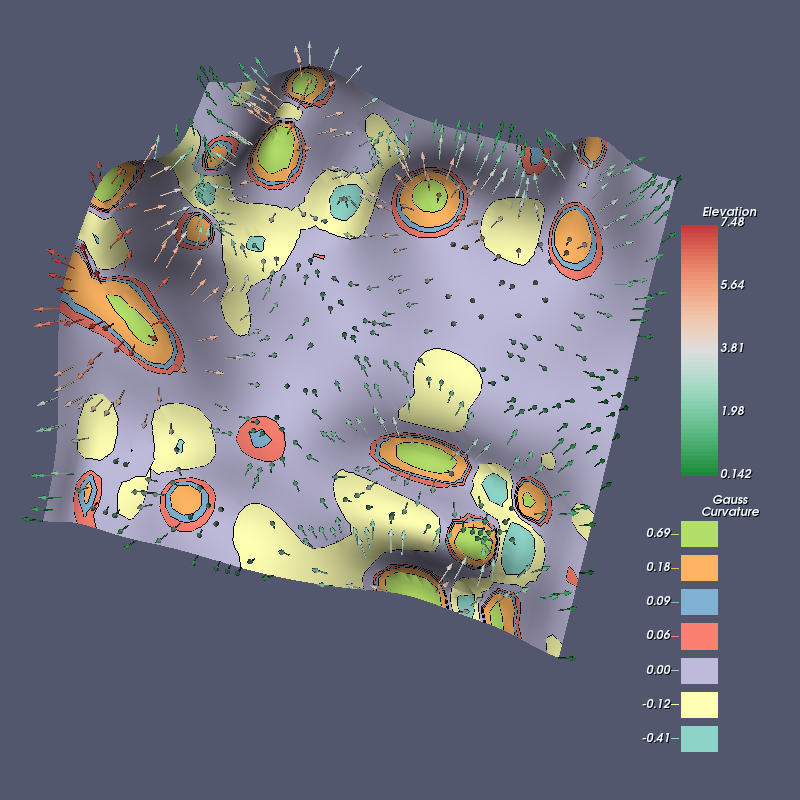

This figure's Python source:
#!/usr/bin/env python

# Gaussian curvature banded contours with normal glyphs on a parametric RandomHills surface.

import numpy as np
from vtkmodules.numpy_interface import dataset_adapter as dsa
from vtkmodules.util import numpy_support

# Factory overrides: importing these modules registers the OpenGL rendering
# and interaction style implementations for vtkRenderingCore factory classes.
import vtkmodules.vtkInteractionStyle  # noqa: F401
import vtkmodules.vtkRenderingOpenGL2  # noqa: F401

# VTK pipeline classes used in this example
from vtkmodules.vtkCommonColor import vtkColorSeries
from vtkmodules.vtkCommonComputationalGeometry import vtkParametricRandomHills
from vtkmodules.vtkCommonCore import (
    VTK_DOUBLE,
    vtkIdList,
    vtkLookupTable,
    vtkVariant,
    vtkVariantArray,
)
from vtkmodules.vtkCommonTransforms import vtkTransform
from vtkmodules.vtkFiltersCore import (
    vtkFeatureEdges,
    vtkGenerateIds,
    vtkGlyph3D,
    vtkMaskPoints,
)
from vtkmodules.vtkFiltersGeneral import (
    vtkCurvatures,
    vtkTransformPolyDataFilter,
)
from vtkmodules.vtkFiltersModeling import vtkBandedPolyDataContourFilter
from vtkmodules.vtkFiltersSources import (
    vtkArrowSource,
    vtkParametricFunctionSource,
)
from vtkmodules.vtkRenderingAnnotation import vtkScalarBarActor
from vtkmodules.vtkRenderingCore import (
    vtkActor,
    vtkColorTransferFunction,
    vtkPolyDataMapper,
    vtkRenderWindow,
    vtkRenderWindowInteractor,
    vtkRenderer,
)

# Colors (normalized RGB)
paraview_bkg = (0.322, 0.341, 0.431)
black = (0.000, 0.000, 0.000)
alice_blue = (0.941, 0.973, 1.000)

# Source: generate a parametric RandomHills surface
fn = vtkParametricRandomHills()
fn.AllowRandomGenerationOn()
fn.SetRandomSeed(1)
fn.SetNumberOfHills(30)

param_source = vtkParametricFunctionSource()
param_source.SetParametricFunction(fn)
param_source.SetUResolution(50)
param_source.SetVResolution(50)
param_source.SetScalarModeToZ()
param_source.Update()
param_source.GetOutput().GetPointData().GetScalars().SetName("Elevation")

# Transform: rotate so Y is up
transform = vtkTransform()
transform.Translate(0.0, 5.0, 15.0)
transform.RotateX(-90.0)

transform_filter = vtkTransformPolyDataFilter()
transform_filter.SetInputConnection(param_source.GetOutputPort())
transform_filter.SetTransform(transform)
transform_filter.Update()

surface = transform_filter.GetOutput()

# Curvature: compute Gaussian curvature
curvature_name = "Gauss_Curvature"
cc = vtkCurvatures()
cc.SetInputData(surface)
cc.SetCurvatureTypeToGaussian()
cc.Update()

# Adjust edge curvatures: replace boundary point curvatures with
# weighted average of interior neighbours
curv_output = cc.GetOutput()
curv_output.GetPointData().SetActiveScalars(curvature_name)
np_source = dsa.WrapDataObject(curv_output)
curvatures = np_source.PointData[curvature_name]

array_name = "ids"
id_filter = vtkGenerateIds()
id_filter.SetInputData(curv_output)
id_filter.SetPointIds(True)
id_filter.SetCellIds(False)
id_filter.SetPointIdsArrayName(array_name)
id_filter.SetCellIdsArrayName(array_name)
id_filter.Update()

edges = vtkFeatureEdges()
edges.SetInputConnection(id_filter.GetOutputPort())
edges.BoundaryEdgesOn()
edges.ManifoldEdgesOff()
edges.NonManifoldEdgesOff()
edges.FeatureEdgesOff()
edges.Update()

edge_array = edges.GetOutput().GetPointData().GetArray(array_name)
boundary_ids = []
for i in range(edges.GetOutput().GetNumberOfPoints()):
    boundary_ids.append(edge_array.GetValue(i))
p_ids_set = set(boundary_ids)

for p_id in boundary_ids:
    cell_ids = vtkIdList()
    curv_output.GetPointCells(p_id, cell_ids)
    neighbour = set()
    for cell_idx in range(cell_ids.GetNumberOfIds()):
        cell_id = cell_ids.GetId(cell_idx)
        cell_point_ids = vtkIdList()
        curv_output.GetCellPoints(cell_id, cell_point_ids)
        for cell_pt_idx in range(cell_point_ids.GetNumberOfIds()):
            neighbour.add(cell_point_ids.GetId(cell_pt_idx))
    neighbour -= p_ids_set
    curvs = [curvatures[n] for n in neighbour]
    dists = [np.linalg.norm(np.array(curv_output.GetPoint(n)) - np.array(curv_output.GetPoint(p_id))) for n in neighbour]
    curvs = np.array(curvs)
    dists = np.array(dists)
    curvs = curvs[dists > 0]
    dists = dists[dists > 0]
    if len(curvs) > 0:
        weights = 1.0 / dists
        weights /= weights.sum()
        curvatures[p_id] = np.dot(curvs, weights)
    else:
        curvatures[p_id] = 0.0

epsilon = 1.0e-08
curvatures = np.where(abs(curvatures) < epsilon, 0, curvatures)
curv_arr = numpy_support.numpy_to_vtk(num_array=curvatures.ravel(), deep=True, array_type=VTK_DOUBLE)
curv_arr.SetName(curvature_name)
curv_output.GetPointData().RemoveArray(curvature_name)
curv_output.GetPointData().AddArray(curv_arr)
curv_output.GetPointData().SetActiveScalars(curvature_name)

scalar_range_curvatures = curv_output.GetPointData().GetScalars(curvature_name).GetRange()
scalar_range_elevation = curv_output.GetPointData().GetScalars("Elevation").GetRange()

# Lookup table: categorical (Brewer Qualitative Set3) for curvature bands
color_series = vtkColorSeries()
color_series.SetColorScheme(color_series.BREWER_QUALITATIVE_SET3)

lut = vtkLookupTable()
color_series.BuildLookupTable(lut, color_series.CATEGORICAL)
lut.SetNanColor(0, 0, 0, 1)

# Lookup table: diverging green-to-red for elevation on glyphs
ctf = vtkColorTransferFunction()
ctf.SetColorSpaceToDiverging()
ctf.AddRGBPoint(0.0, 0.085, 0.532, 0.201)
ctf.AddRGBPoint(0.5, 0.865, 0.865, 0.865)
ctf.AddRGBPoint(1.0, 0.758, 0.214, 0.233)

lut_elev = vtkLookupTable()
lut_elev.SetNumberOfTableValues(256)
lut_elev.Build()
for i in range(256):
    rgba = list(ctf.GetColor(float(i) / 256))
    rgba.append(1)
    lut_elev.SetTableValue(i, rgba)
lut_elev.SetTableRange(scalar_range_elevation)

# Bands: custom curvature bands for RandomHills
my_bands = [
    [-0.630, -0.190], [-0.190, -0.043], [-0.043, 0.0452], [0.0452, 0.0746],
    [0.0746, 0.104], [0.104, 0.251], [0.251, 1.131],
]

bands = dict()
idx_min = 0
for idx in range(len(my_bands)):
    if my_bands[idx][1] > scalar_range_curvatures[0] >= my_bands[idx][0]:
        idx_min = idx
        break
idx_max = len(my_bands) - 1
for idx in range(len(my_bands) - 1, -1, -1):
    if my_bands[idx][1] > scalar_range_curvatures[1] >= my_bands[idx][0]:
        idx_max = idx
        break
my_bands[idx_min][0] = scalar_range_curvatures[0]
my_bands[idx_max][1] = scalar_range_curvatures[1]
trimmed = my_bands[idx_min: idx_max + 1]
for idx, e in enumerate(trimmed):
    bands[idx] = [e[0], e[0] + (e[1] - e[0]) / 2, e[1]]

# Trim empty leading/trailing bands
freq = dict()
for i in range(len(bands)):
    freq[i] = 0
num_tuples = curv_output.GetPointData().GetScalars().GetNumberOfTuples()
for i in range(num_tuples):
    x = curv_output.GetPointData().GetScalars().GetTuple1(i)
    for j in range(len(bands)):
        if x <= bands[j][2]:
            freq[j] += 1
            break

first = 0
for k, v in freq.items():
    if v != 0:
        first = k
        break
last = max(freq.keys())
for idx in list(freq.keys())[::-1]:
    if freq[idx] != 0:
        last = idx
        break
min_key = min(freq.keys())
max_key = max(freq.keys())
for idx in range(min_key, first):
    freq.pop(idx)
    bands.pop(idx)
for idx in range(last + 1, max_key + 1):
    freq.popitem()
    bands.popitem()
adj_freq = dict()
adj_bands = dict()
for idx, k in enumerate(freq.keys()):
    adj_freq[idx] = freq[k]
    adj_bands[idx] = bands[k]
bands = adj_bands

lut.SetTableRange(scalar_range_curvatures)
lut.SetNumberOfTableValues(len(bands))

# Annotate the LUT with band midpoints
values = vtkVariantArray()
for k in bands:
    values.InsertNextValue(vtkVariant("{:4.2f}".format(bands[k][1])))
for i in range(values.GetNumberOfTuples()):
    lut.SetAnnotation(i, values.GetValue(i).ToString())

# Reversed LUT for the scalar bar (highest value at top)
lutr = vtkLookupTable()
lutr.DeepCopy(lut)
t_max = lut.GetNumberOfTableValues() - 1
for i in reversed(range(t_max + 1)):
    rgba = [0.0] * 3
    lut.GetColor(float(i), rgba)
    rgba.append(lut.GetOpacity(float(i)))
    lutr.SetTableValue(t_max - i, rgba)
for i in reversed(range(lut.GetNumberOfAnnotatedValues())):
    lutr.SetAnnotation(lut.GetNumberOfAnnotatedValues() - 1 - i, lut.GetAnnotation(i))

# Filter: create banded curvature contours
bcf = vtkBandedPolyDataContourFilter()
bcf.SetInputData(curv_output)
for k in bands:
    bcf.SetValue(k, bands[k][2])
bcf.SetScalarModeToIndex()
bcf.GenerateContourEdgesOn()

# Glyph: arrow glyphs showing surface normals colored by elevation
mask_pts = vtkMaskPoints()
mask_pts.SetOnRatio(5)
mask_pts.RandomModeOn()
mask_pts.SetInputData(curv_output)

arrow = vtkArrowSource()
arrow.SetTipResolution(16)
arrow.SetTipLength(0.3)
arrow.SetTipRadius(0.1)

glyph = vtkGlyph3D()
glyph.SetSourceConnection(arrow.GetOutputPort())
glyph.SetInputConnection(mask_pts.GetOutputPort())
glyph.SetVectorModeToUseNormal()
glyph.SetScaleFactor(1.0)
glyph.SetColorModeToColorByVector()
glyph.SetScaleModeToScaleByVector()
glyph.OrientOn()
glyph.Update()

# Mapper: map the banded curvature surface
src_mapper = vtkPolyDataMapper()
src_mapper.SetInputConnection(bcf.GetOutputPort())
src_mapper.SetScalarRange(scalar_range_curvatures)
src_mapper.SetLookupTable(lut)
src_mapper.SetScalarModeToUseCellData()

# Actor: display the banded curvature surface
src_actor = vtkActor()
src_actor.SetMapper(src_mapper)

# Mapper: map the contour edges
edge_mapper = vtkPolyDataMapper()
edge_mapper.SetInputData(bcf.GetContourEdgesOutput())
edge_mapper.SetResolveCoincidentTopologyToPolygonOffset()

# Actor: display the contour edge lines
edge_actor = vtkActor()
edge_actor.SetMapper(edge_mapper)
edge_actor.GetProperty().SetColor(black)

# Mapper: map the normal glyphs
glyph_mapper = vtkPolyDataMapper()
glyph_mapper.SetInputConnection(glyph.GetOutputPort())
glyph_mapper.SetScalarModeToUsePointFieldData()
glyph_mapper.SetColorModeToMapScalars()
glyph_mapper.ScalarVisibilityOn()
glyph_mapper.SelectColorArray("Elevation")
glyph_mapper.SetLookupTable(lut_elev)
glyph_mapper.SetScalarRange(scalar_range_elevation)

# Actor: display the normal glyphs
glyph_actor = vtkActor()
glyph_actor.SetMapper(glyph_mapper)

# Scalar bar: Gaussian curvature legend
window_width = 800
window_height = 800

scalar_bar = vtkScalarBarActor()
scalar_bar.SetLookupTable(lutr)
scalar_bar.SetTitle("Gauss\nCurvature")
scalar_bar.GetTitleTextProperty().SetColor(alice_blue)
scalar_bar.GetLabelTextProperty().SetColor(alice_blue)
scalar_bar.GetAnnotationTextProperty().SetColor(alice_blue)
scalar_bar.UnconstrainedFontSizeOn()
scalar_bar.SetMaximumWidthInPixels(window_width // 8)
scalar_bar.SetMaximumHeightInPixels(window_height // 3)
scalar_bar.SetPosition(0.85, 0.05)

# Scalar bar: elevation legend
scalar_bar_elev = vtkScalarBarActor()
scalar_bar_elev.SetLookupTable(lut_elev)
scalar_bar_elev.SetTitle("Elevation")
scalar_bar_elev.GetTitleTextProperty().SetColor(alice_blue)
scalar_bar_elev.GetLabelTextProperty().SetColor(alice_blue)
scalar_bar_elev.GetAnnotationTextProperty().SetColor(alice_blue)
scalar_bar_elev.UnconstrainedFontSizeOn()
scalar_bar_elev.SetNumberOfLabels(5)
scalar_bar_elev.SetMaximumWidthInPixels(window_width // 8)
scalar_bar_elev.SetMaximumHeightInPixels(window_height // 3)
scalar_bar_elev.SetPosition(0.85, 0.4)

# Renderer: assemble the scene
renderer = vtkRenderer()
renderer.AddViewProp(src_actor)
renderer.AddViewProp(edge_actor)
renderer.AddViewProp(glyph_actor)
renderer.AddViewProp(scalar_bar)
renderer.AddViewProp(scalar_bar_elev)
renderer.SetBackground(paraview_bkg)

# Window: display the rendered scene
render_window = vtkRenderWindow()
render_window.AddRenderer(renderer)
render_window.SetWindowName("curvature bands with glyphs")
render_window.SetMultiSamples(0)
render_window.SetSize(window_width, window_height)

# Scene: configure camera
cam = renderer.GetActiveCamera()
cam.SetPosition(10.9299, 59.1505, 24.9823)
cam.SetFocalPoint(2.21692, 7.97545, 7.75135)
cam.SetViewUp(-0.230136, 0.345504, -0.909761)
cam.SetDistance(54.6966)
cam.SetClippingRange(36.3006, 77.9852)

# Interactor: handle mouse and keyboard events
render_window_interactor = vtkRenderWindowInteractor()
render_window_interactor.SetRenderWindow(render_window)

# Launch the interactive visualization
render_window_interactor.Initialize()
render_window_interactor.Start()
